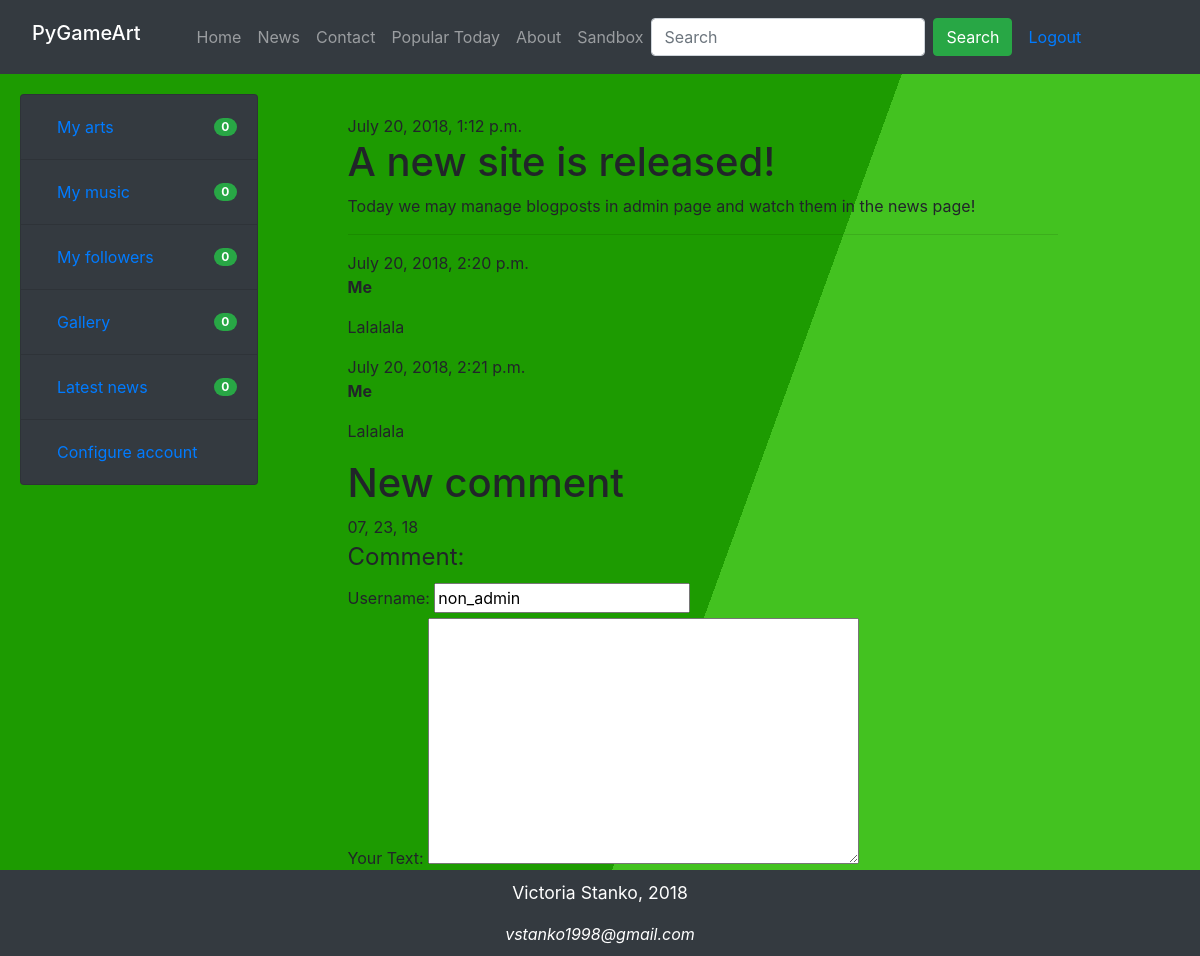
The page /news/post/1/ (signed in) on the database as committed earlier.
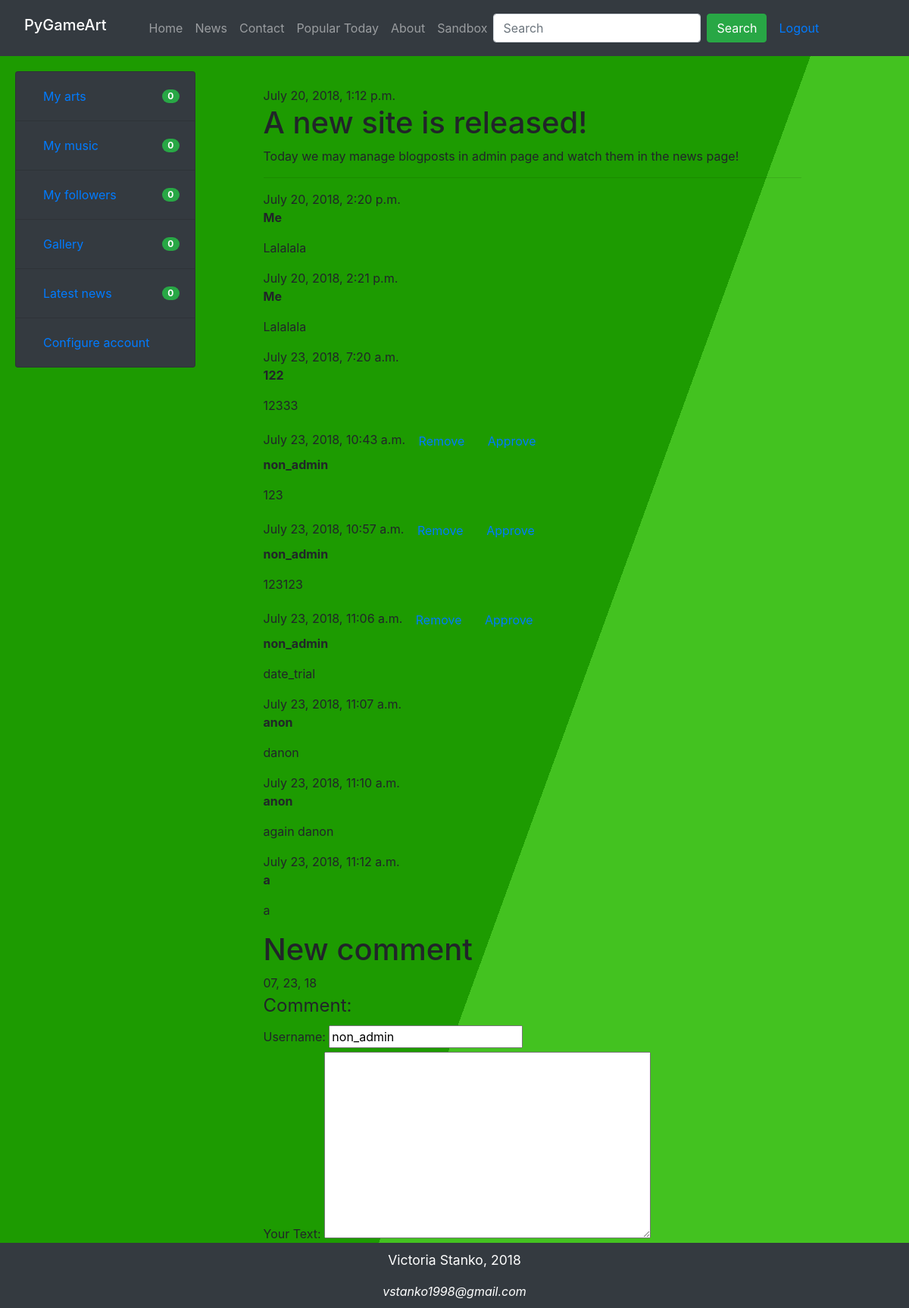
The same page on the database as committed later.
### blog/models.py (models this page shows, shortened)
class Post(models.Model):
    author = models.ForeignKey('auth.User', on_delete=models.CASCADE)
    title = models.CharField(max_length=200)
    text = models.TextField()
    created_date = models.DateTimeField(
            default=timezone.now)
    published_date = models.DateTimeField(
            blank=True, null=True)

class Comment(models.Model):
    post = models.ForeignKey('blog.Post', on_delete=models.CASCADE, related_name='comments')
    author = models.CharField(max_length=200)
    author_id = models.CharField(max_length=200, default='', blank=True)
    text = models.TextField()
    created_date = models.DateTimeField(default=timezone.now)
    approved_comment = models.BooleanField(default=False)

### blog/views.py (the view)
# urls.py: url(r'^post/(?P<pk>\d+)/$', views.news_detail, name='news_detail'),
def news_detail(request, pk):
    post = get_object_or_404(Post, pk=pk)
    form = CommentForm
    return render(request, 'news_detail.html', {'post': post, 'form': form})

### blog/templates/news_detail.html (shortened to what this page needs)
{% extends 'base.html' %}
{% load static %}
{% block content %}
    <div class="post">
        {% if post.published_date %}
            <div class="date">
                {{ post.published_date }}
            </div>
        {% endif %}
        <h1>{{ post.title }}</h1>
        <p>{{ post.text|linebreaksbr }}</p>
    </div>
    <hr>
    <div class="current-comments">
        {% for comment in post.comments.all %}
            {% if user.is_authenticated or comment.approved_comment %}
                <div class="comment">
                    <div class="date">
                        {{ comment.created_date }}
                        {% if not comment.approved_comment and user.is_staff %}
                            <a class="btn btn-default" href="{% url 'comment_remove' pk=comment.pk %}">Remove <span class="glyphicon glyphicon-remove"></span></a>
                            <a class="btn btn-default" href="{% url 'comment_approve' pk=comment.pk %}">Approve <span class="glyphicon glyphicon-ok"></span></a>
                        {% elif not comment.approved_comment and user.id == comment.author_id|add:"0"  %}
                            <a class="btn btn-default" href="{% url 'comment_remove' pk=comment.pk %}">Remove </a>
                            <a class="btn btn-default" href="{% url 'comment_approve' pk=comment.pk %}">Approve </a>
                        {% endif %}
                    </div>
                    <strong>{{ comment.author }}</strong>
                    <p>{{ comment.text|linebreaks }}</p>
                </div>
            {% endif %}
        {% empty %}
            <p class="empty-comments">No comments here yet :(</p>
        {% endfor %}
    </div>
    <h1>New comment</h1>
    {% now "m, d, y" %}
    <form method="POST" id="post-form-comment">
      <fieldset>
            <legend>Comment:</legend>
            <div class="fieldWrapper">
                <label for="id_author">Username:</label>
                {% if user.is_authenticated %}
                    <input id="id_author" type="text" name="author" maxlength="100" value="{{ user.username }}" readonly required>
                {% else %}
                    <input id="id_author" type="text" name="author" maxlength="100" required>
                {% endif %}
            </div>
            <div class="fieldWrapper">
                <label for="{{ form.text.id_for_label }}">Your Text:</label>
                {{ form.text }}
            </div>
            <button type="submit" class="save btn btn-default">Send</button>
      </fieldset>
    </form>
{% endblock %}

### static/templates/base.html (shortened to what this page needs)
{% load static %}
<!DOCTYPE html>
<html lang="en">
    <head>
        <link rel="stylesheet" type="text/css" href="{% static 'css/bootstrap-4.1.1-dist/css/bootstrap.css' %}">
        <link rel="stylesheet" type="text/css" href="{% static 'css/bootstrap-4.1.1-dist/css/bootstrap-grid.css' %}">
        <link rel="stylesheet" type="text/css" href="{% static 'css/bootstrap-4.1.1-dist/css/bootstrap-reboot.css' %}">
        <link rel="stylesheet" type="text/css" href="{% static 'css/style.css' %}">
    </head>
    <body>
        <header class="">
            <nav class="navbar navbar-expand-sm bg-dark navbar-dark">
                <h1  class="navbar-brand"><a class="nav-link navbar-brand" href={% url 'home' %}>PyGameArt</a></h1>
                <ul class="navbar-nav">
                  <li  class="nav-item"><a class="nav-link" href={% url 'home' %}>Home</a></li>
                  <li  class="nav-item"><a class="nav-link" href={% url 'news_list' %}>News</a></li>
                  <li  class="nav-item"><a class="nav-link" href={% url 'contacts_page' %}>Contact</a></li>
                  <li  class="nav-item"><a class="nav-link" href={% url 'art_posts_list' %}>Popular Today</a></li>
                  <li  class="nav-item"><a class="nav-link" href={% url 'about_page' %}>About</a></li>
                  <li  class="nav-item"><a class="nav-link" href={% url 'load_sandbox' %}>Sandbox</a></li>
                </ul>
                <form id="searchform" class="form-inline float-md-right" action="{% url 'search_users' %}" method="get">
                    <input class="form-control mr-sm-2" type="text" name="search_field" value="{{ search_field }}" placeholder="Search">
                    <button class="btn btn-success" type="submit">Search</button>
                </form>
                {% if user.is_authenticated %}
                    <a class="nav-link" href={% url 'logout' %}>Logout</a>
                {% else %}
                      <a class="btn btn-success" href="{% url 'login' %}">login</a> | <a class="btn btn-success" href="{% url 'signup' %}">signup</a>
                {% endif %}
            </nav>
        </header>
        <main>
            <div class="row">
                <div class="col-sm-3">
                    <div class="AppMenu">
                        <ul class="list-group">
                          <li class="list-group-item d-flex justify-content-between align-items-center bg-dark">
                              {% if user.is_authenticated %}
                              <a class="nav-link" href={% url 'art_posts_list_current' user.id %}>My arts</a>
                              <span id='art-post-span' class="badge badge-success badge-pill">0</span>
                              {% else %}
                              <a class="nav-link" href={% url 'login' %}>My arts</a>
                              <span class="badge badge-success badge-pill">0</span>
                              {% endif %}
                          </li>
                          <li class="list-group-item d-flex justify-content-between align-items-center bg-dark">
                              <a class="nav-link" href="#">My music</a>
                              <span class="badge badge-success badge-pill">0</span>
                          </li>
                          <li class="list-group-item d-flex justify-content-between align-items-center bg-dark">
                            {% if user.is_authenticated %}
                                <a class="nav-link" href="{% url 'show_followers' user.id %}">My followers</a>
                                <span id="followers-span" class="badge badge-success badge-pill">0</span>
                            {% else %}
                                <a class="nav-link" href="{% url 'login' %}">Gallery</a>
                                <span class="badge badge-success badge-pill">0</span>
                            {% endif %}
                          </li>
                          <li class="list-group-item d-flex justify-content-between align-items-center bg-dark">
                              {% if user.is_authenticated %}
                                <a class="nav-link" href="{% url 'load_gallery' user.id %}">Gallery</a>
                                <span id="art-gallery-span" class="badge badge-success badge-pill">0</span>
                              {% else %}
                                  <a class="nav-link" href="{% url 'login' %}">Gallery</a>
                                 <span class="badge badge-success badge-pill">0</span>
                              {% endif %}
                          </li>
                          <li class="list-group-item d-flex justify-content-between align-items-center bg-dark">
                              <a class="nav-link" href="#">Latest news</a>
                              <span class="badge badge-success badge-pill">0</span>
                          </li>
                           <li class="list-group-item d-flex justify-content-between align-items-center bg-dark">
                              {% if user.is_authenticated %}
                              <a class="nav-link" href={% url 'configure_user' user.id %}>Configure account</a>
                              {% else %}
                              <a class="nav-link" href={% url 'login' %}>Configure account</a>
                              {% endif %}
                          </li>
                        </ul>
                    </div>
                </div>
                <div class="col-sm-8">
                    <div class="PageContent">
                        {% block content %}
                        {% endblock content%}
                    </div>
                </div>
            </div>
        </main>
        <footer class="page-footer bg-dark">
             <div class="AppFooter">
                <p>Victoria Stanko, 2018</p>
                <em>vstanko1998@gmail.com</em>
              </div>
        </footer>
    </body>
</html>

### static/css/style.css (style rules this page uses)
body { background: linear-gradient(110deg, #1d9b01 60%, #43c220 60%) no-repeat fixed; }
footer { position: fixed; left: 0; bottom: 0; width: 100%; background-color: #222; color: white; }
.AppFooter p { font-size: 1.1em; }
.AppFooter { text-align: center; padding: 10px; }
.AppMenu { display: block; margin: 20px; }
.PageContent { margin: 20px; padding: 20px; }

Rows that differ between the two databases and show on the page:
added Comment: created_date "July 23, 2018, 7:20 a.m.", author "122", text "12333"
added Comment: created_date "July 23, 2018, 10:43 a.m.", author "non_admin", text "123"
added Comment: created_date "July 23, 2018, 10:57 a.m.", author "non_admin", text "123123"
added Comment: created_date "July 23, 2018, 11:06 a.m.", author "non_admin", text "date_trial"
added Comment: created_date "July 23, 2018, 11:07 a.m.", author "anon", text "danon"
added Comment: created_date "July 23, 2018, 11:10 a.m.", author "anon", text "again danon"
added Comment: created_date "July 23, 2018, 11:12 a.m.", author "a", text "a"
